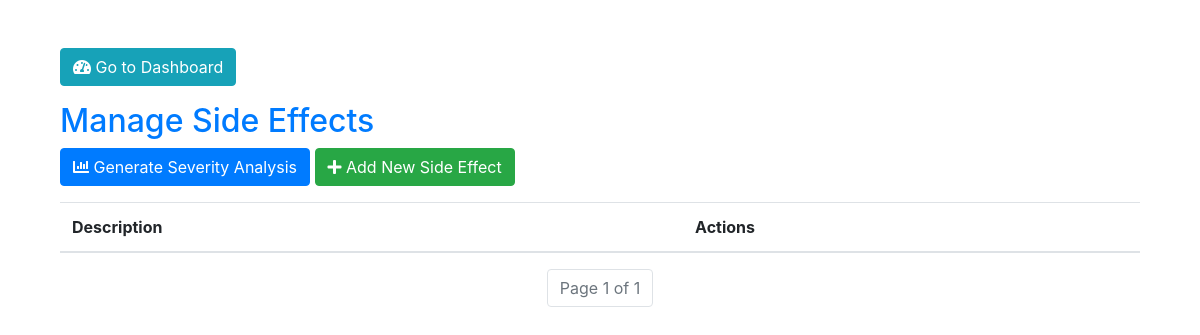
Before: /medication/side-effects/ with the older database file.
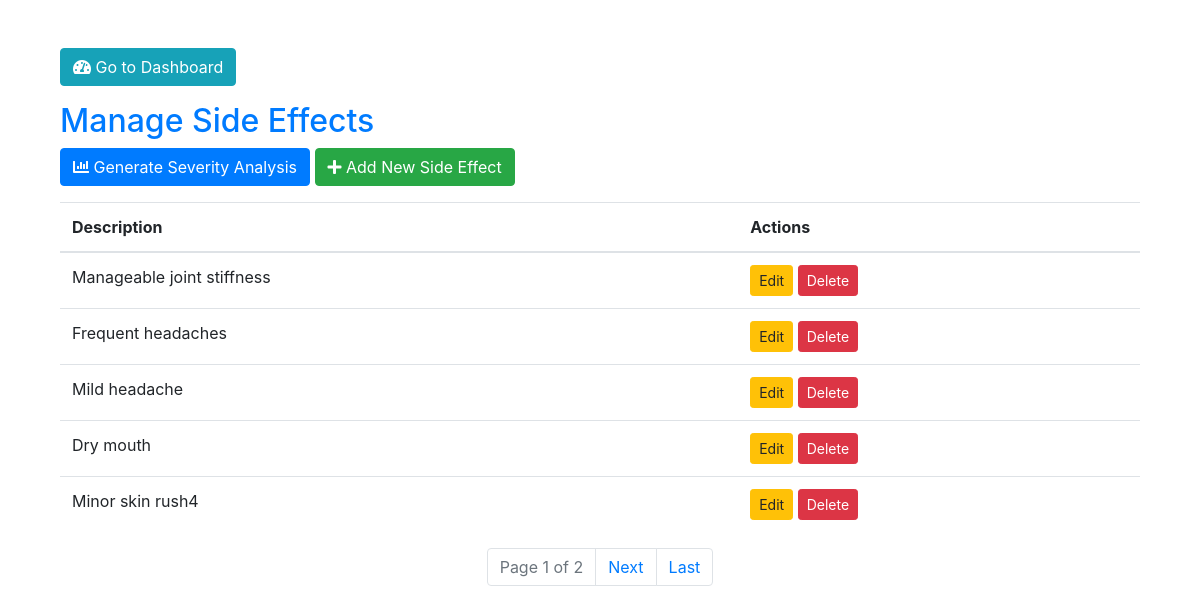
After: the same page with the newer database file.
### Medication/models.py (models this page shows, shortened)
class SideEffect(models.Model):
    description = models.CharField(max_length=255)
    severity_score = models.FloatField(null=True, blank=True)
    severity_label = models.CharField(max_length=50, null=True, blank=True)

### Medication/views.py (the view)
# urls.py: path('side-effects/', views.sideeffect_list, name='sideeffect_list'),
def sideeffect_list(request):
    sideeffects_list = SideEffect.objects.all()
    paginator = Paginator(sideeffects_list, 5)
    page_number = request.GET.get('page')
    page_obj = paginator.get_page(page_number)
    return render(request, 'medication/sideeffect_list.html', {'page_obj': page_obj})

### Medication/templates/medication/sideeffect_list.html (shortened to what this page needs)
{% extends "base.html" %}
{% block content %}
{% load static %}
<div class="container mt-5">
    <a href="http://127.0.0.1:8000/dashboard/" class="btn btn-info mb-3">
        <i class="fas fa-tachometer-alt"></i> Go to Dashboard
    </a>
    <h2 class="text-primary">Manage Side Effects</h2>
    <a href="{% url 'side_effect_severity_chart' %}" class="btn btn-primary mb-3">
        <i class="fas fa-chart-bar"></i> Generate Severity Analysis
    </a>
    <a href="{% url 'sideeffect_create' %}" class="btn btn-success mb-3">
        <i class="fas fa-plus"></i> Add New Side Effect
    </a>
    <table class="table">
        <thead>
            <tr>
                <th>Description</th>
                <th>Actions</th>
            </tr>
        </thead>
        <tbody>
            {% for sideeffect in page_obj %}
            <tr>
                <td>{{ sideeffect.description }}</td>
                <td>
                    <a href="{% url 'sideeffect_update' sideeffect.pk %}" class="btn btn-warning btn-sm">Edit</a>
                    <a href="{% url 'sideeffect_delete' sideeffect.pk %}" class="btn btn-danger btn-sm">Delete</a>
                </td>
            </tr>
            {% endfor %}
        </tbody>
    </table>
    <nav aria-label="Page navigation">
        <ul class="pagination justify-content-center">
            <li class="page-item disabled">
                <span class="page-link">Page {{ page_obj.number }} of {{ page_obj.paginator.num_pages }}</span>
            </li>
            {% if page_obj.has_next %}
                <li class="page-item">
                    <a class="page-link" href="?page={{ page_obj.next_page_number }}">Next</a>
                </li>
                <li class="page-item">
                    <a class="page-link" href="?page={{ page_obj.paginator.num_pages }}">Last</a>
                </li>
            {% endif %}
        </ul>
    </nav>
</div>
{% endblock %}

Changed rows visible on the page:
added SideEffect: description "Manageable joint stiffness"
added SideEffect: description "Frequent headaches"
added SideEffect: description "Mild headache"
added SideEffect: description "Dry mouth"
added SideEffect: description "Minor skin rush4"
Other visible differences:
{{ page_obj.paginator.num_pages }}: "1" → "2"
text now shown: "Next Last"
